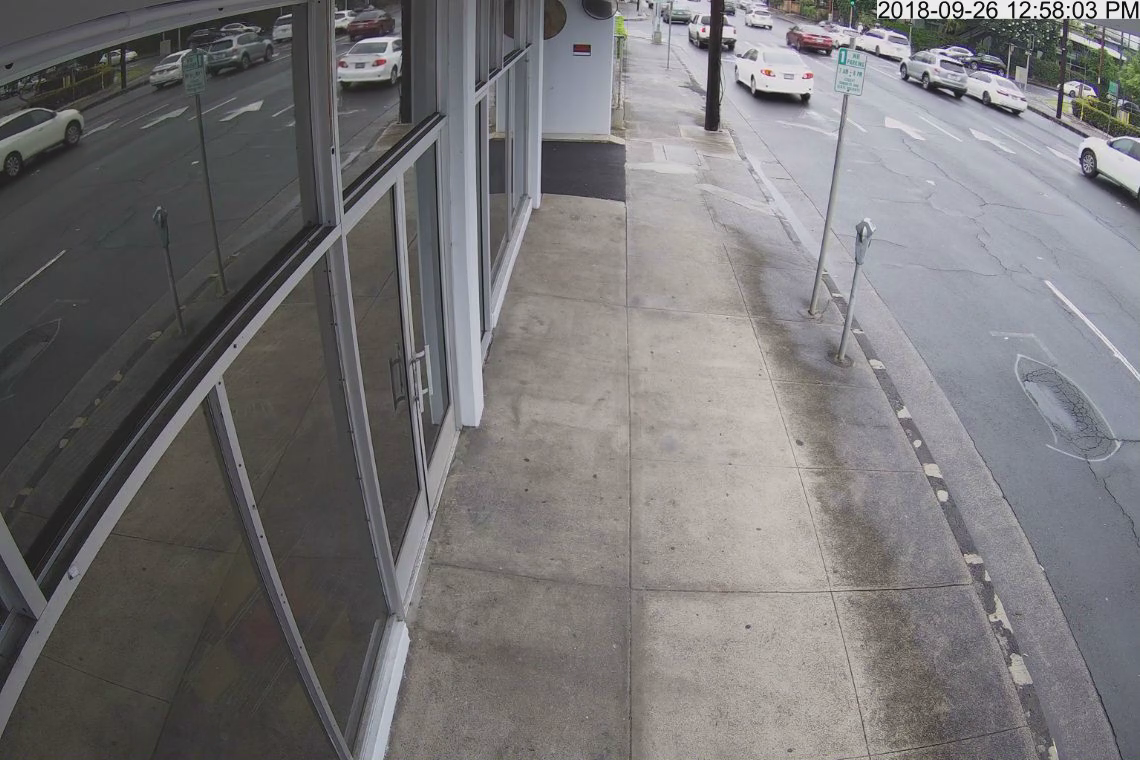
#> input picture frame 17 of image_detector/image_search/real.mp4, 1140 x 760 px, given in place of fedex.mp4, which was not available
$ python fedex-video.py   (older library calls are emulated)
#> lines starting #> are read from the running program, lines starting #| are printed output that depends on the picture; after the words box and inside, x2 and y2 are one past the last pixel; in counts of white or black regions, pixels touching at a corner belong together; pictures that were not available may be replaced by others from this repository, and a replacement may not be noted
import numpy as np
import cv2 as cv2

cap = cv2.VideoCapture('fedex.mp4')

boundaries = [
    #([112,131,13], [145,255,255]) # Purple
    ([110,0,13], [145,70,115]) # Purple
    #([0,170,20], [13,255,255])     # Red
    ]

while(cap.isOpened()):
    ret, image = cap.read()
#> image is the input picture: shape (760, 1140, 3); mean B, G, R 117.9, 116.6, 118.6

    for (lower, upper) in boundaries:

        lower = np.array(lower, np.uint8)
        upper = np.array(upper, np.uint8)

        blurred = cv2.GaussianBlur(image, (5,5), 0)
        kernel = np.ones((5,5), np.uint8)
        erosion = cv2.erode(blurred, kernel, iterations = 1)
        dilation = cv2.dilate(erosion, kernel, iterations = 1)
        image_hsv = cv2.cvtColor(dilation, cv2.COLOR_BGR2HSV)
        mask = cv2.inRange(image_hsv, lower, upper)

        M = cv2.moments(mask)
        if M['m00'] != 0:
            cX = int(M['m10'] / M['m00'])
            cY = int(M['m01'] / M['m00'])
        else:
            cX, cY = 0, 0

        im2, contours, hierarchy = cv2.findContours(mask, cv2.RETR_TREE, cv2.CHAIN_APPROX_SIMPLE)
        # Outline text
        #cv2.drawContours(image, contours, -1, (0,255,0), 2)

        contour_sizes = [(cv2.contourArea(contour), contour) for contour in contours]
        if len(contour_sizes) > 0:
            largest_contour = max(contour_sizes, key=lambda x: x[0])[1]
            x,y,w,h = cv2.boundingRect(largest_contour)
            detected_image = cv2.rectangle(image.copy(), (x, y), (x + w, y + h), (0,255,0),2)
            #cv2.putText(detected_image, 'center', (cX - 25, cY - 25), cv2.FONT_HERSHEY_SIMPLEX, 0.5, (100 ,255,100), 2)

            #output = cv2.bitwise_and(image, image, mask = mask)
            cv2.imshow("images", detected_image)
        else:
            cv2.imshow('images', image)

        key = cv2.waitKey(1)
        if key == ord('q'):
            cap.release()
            cv2.destroyAllWindows()
            break
#> this loop made 1 pass; (key q is pressed on pass 1)
#> (cX, cY, x, y, w, h) on pass 1: (366, 285, 0, 157, 209, 293)
#> pass 1, `erosion = cv2.erode(blurred, kernel, iterations = 1)`:
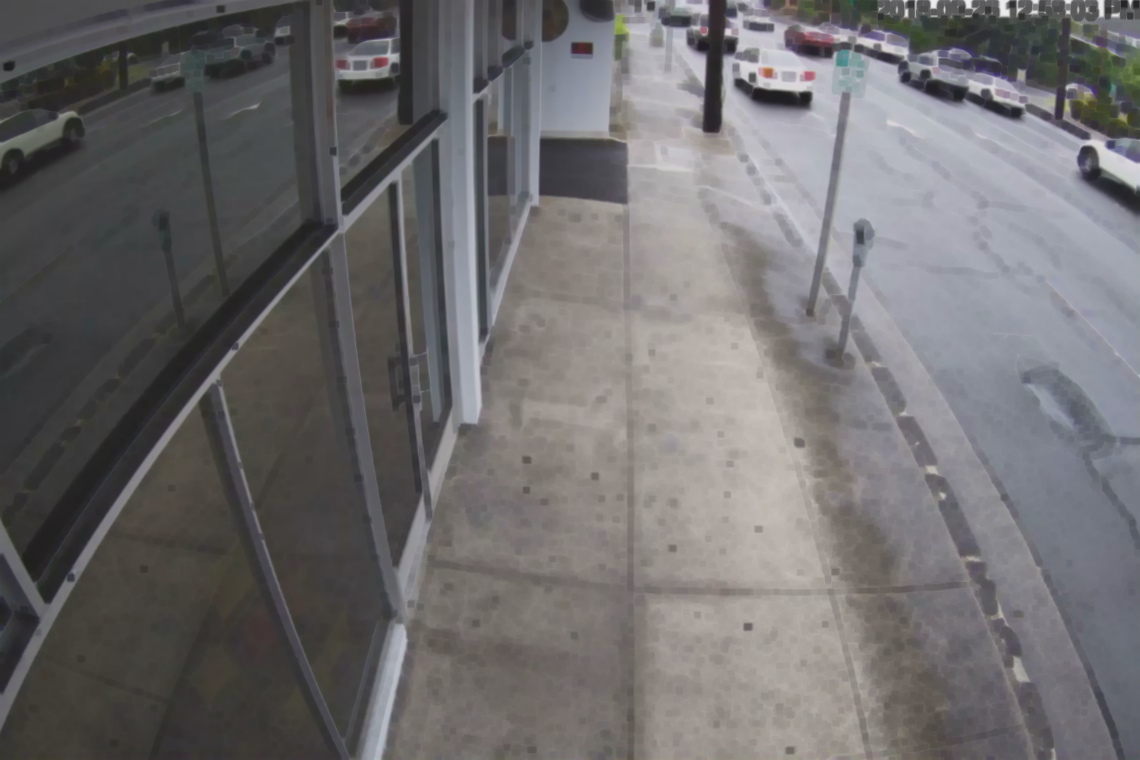
#> erosion: shape (760, 1140, 3); mean B, G, R 109.9, 108.7, 110.7
#> after the loop:
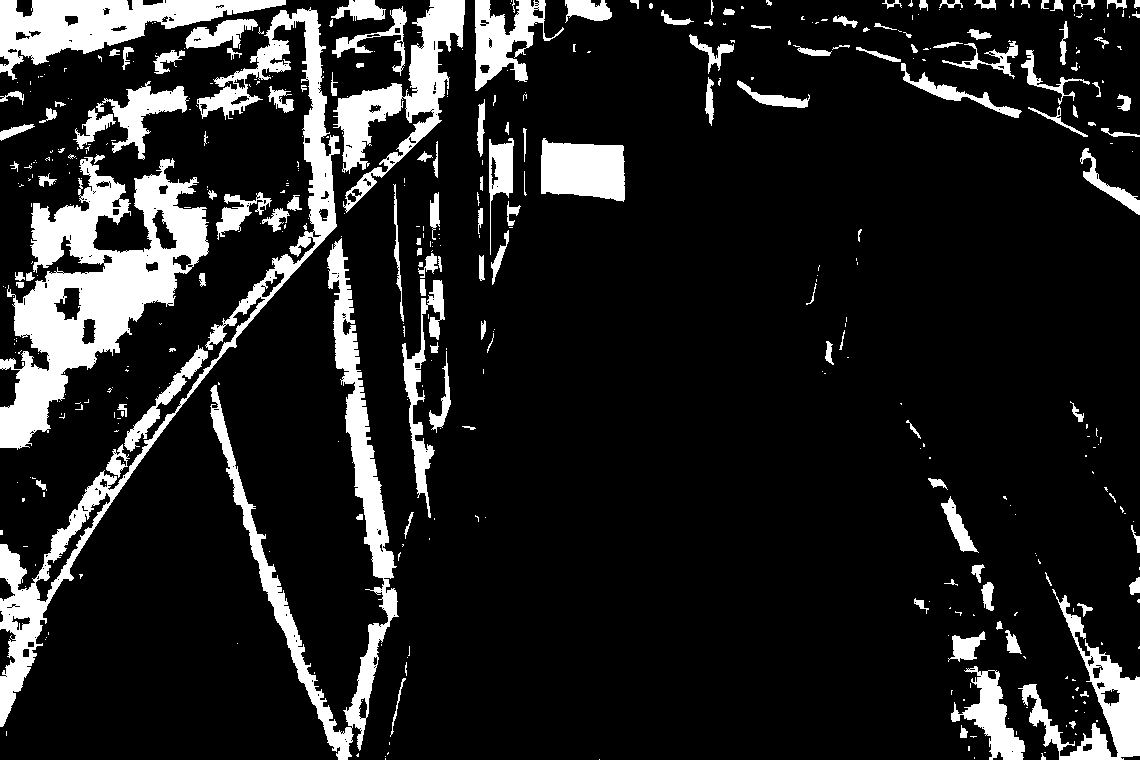
#> mask: shape (760, 1140); 13.6% white; 441 white regions (295 under 20 px), largest, box (x1, y1, x2, y2) and area: (0, 157, 209, 450) 23804, (0, 7, 340, 727) 16559, (210, 238, 399, 760) 13235

$ run again, starting later in the video
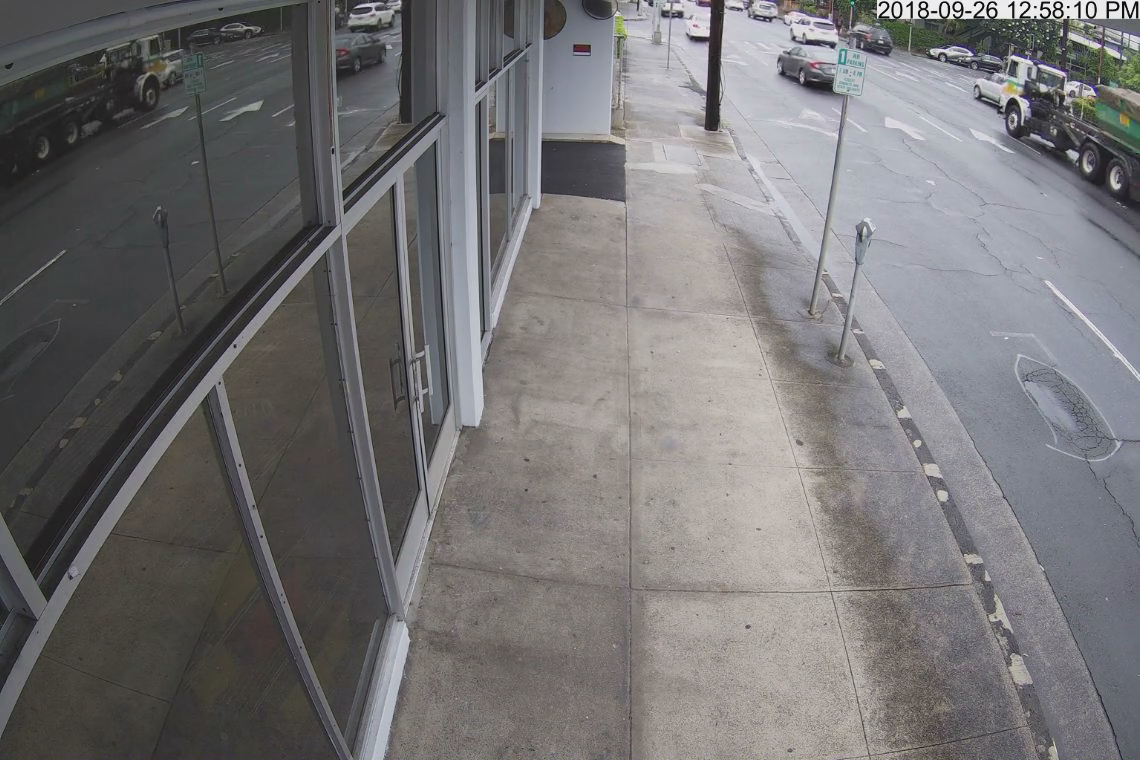
#> input picture frame 79 of image_detector/image_search/real.mp4, 1140 x 760 px, given in place of fedex.mp4, which was not available
#> image is the input picture: shape (760, 1140, 3); mean B, G, R 116, 114.8, 116.6
#> the loop `for (lower, upper) in boundaries: ` made 1 pass; (key q is pressed on pass 1)
#> (cX, cY, x, y, w, h) on pass 1: (425, 294, 0, 0, 465, 730)
#> pass 1, `erosion = cv2.erode(blurred, kernel, iterations = 1)`:
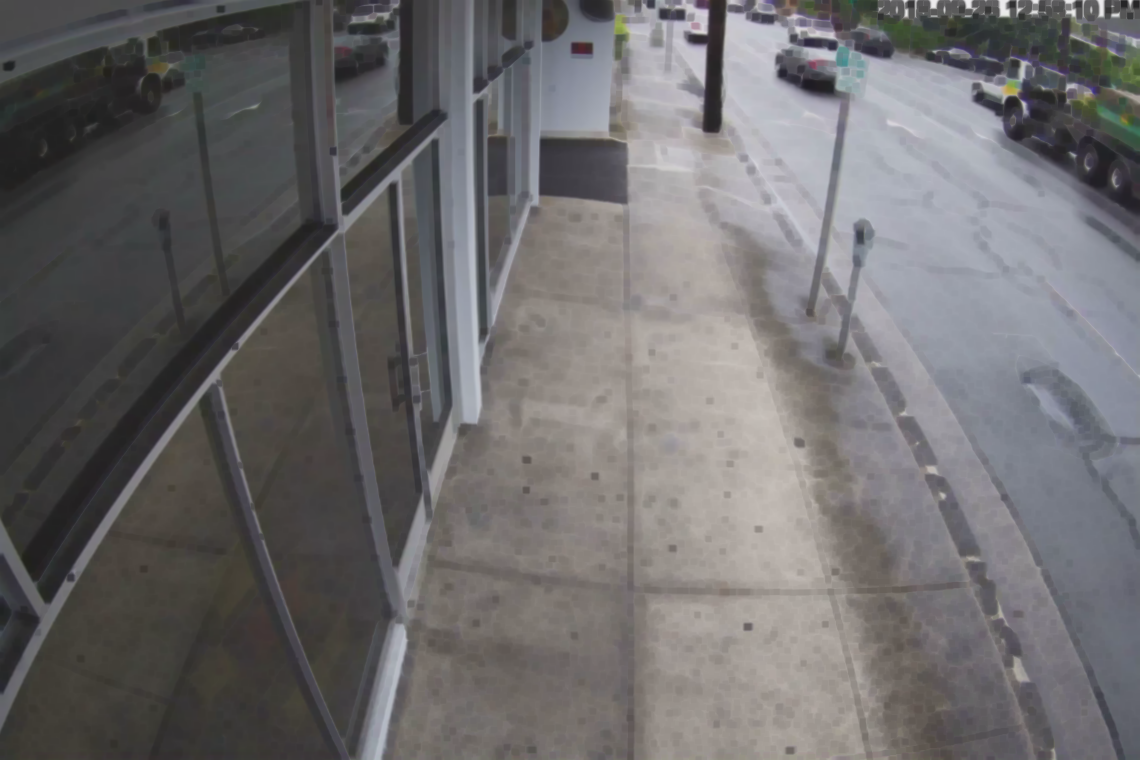
#> erosion: shape (760, 1140, 3); mean B, G, R 108.3, 107.3, 109
#> after the loop `for (lower, upper) in boundaries:`:
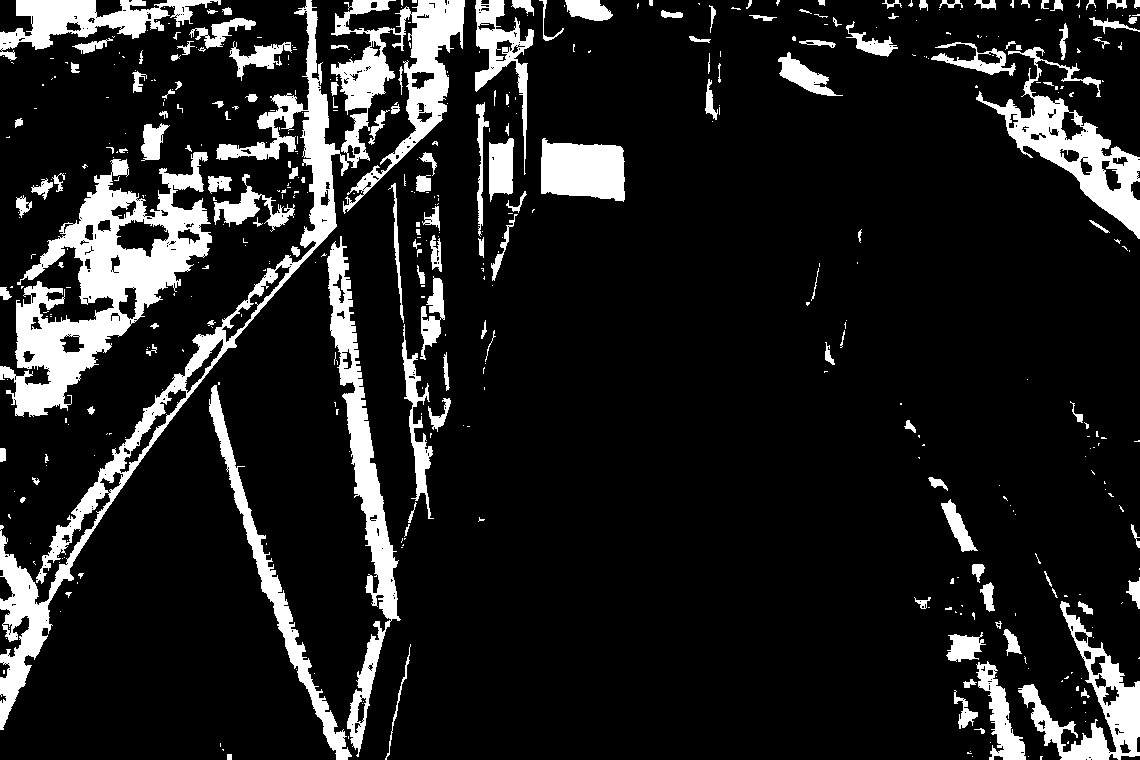
#> mask: shape (760, 1140); 13% white; 463 white regions (316 under 20 px), largest, box (x1, y1, x2, y2) and area: (0, 0, 465, 730) 27251, (0, 152, 212, 417) 19610, (327, 236, 401, 757) 9026

$ run again, starting later in the video
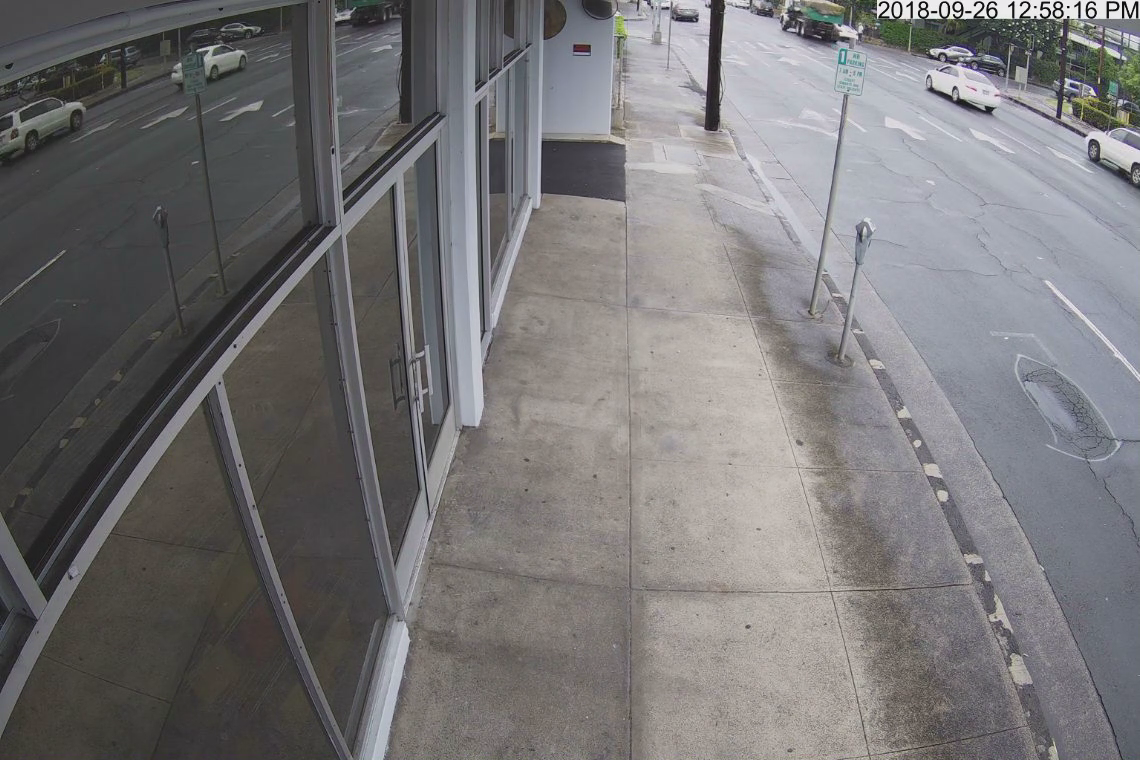
#> input picture frame 140 of image_detector/image_search/real.mp4, 1140 x 760 px, given in place of fedex.mp4, which was not available
#> image is the input picture: shape (760, 1140, 3); mean B, G, R 117.7, 116.6, 118.2
#> the loop `for (lower, upper) in boundaries: ` made 1 pass; (key q is pressed on pass 1)
#> (cX, cY, x, y, w, h) on pass 1: (385, 300, 0, 0, 408, 719)
#> pass 1, `erosion = cv2.erode(blurred, kernel, iterations = 1)`:
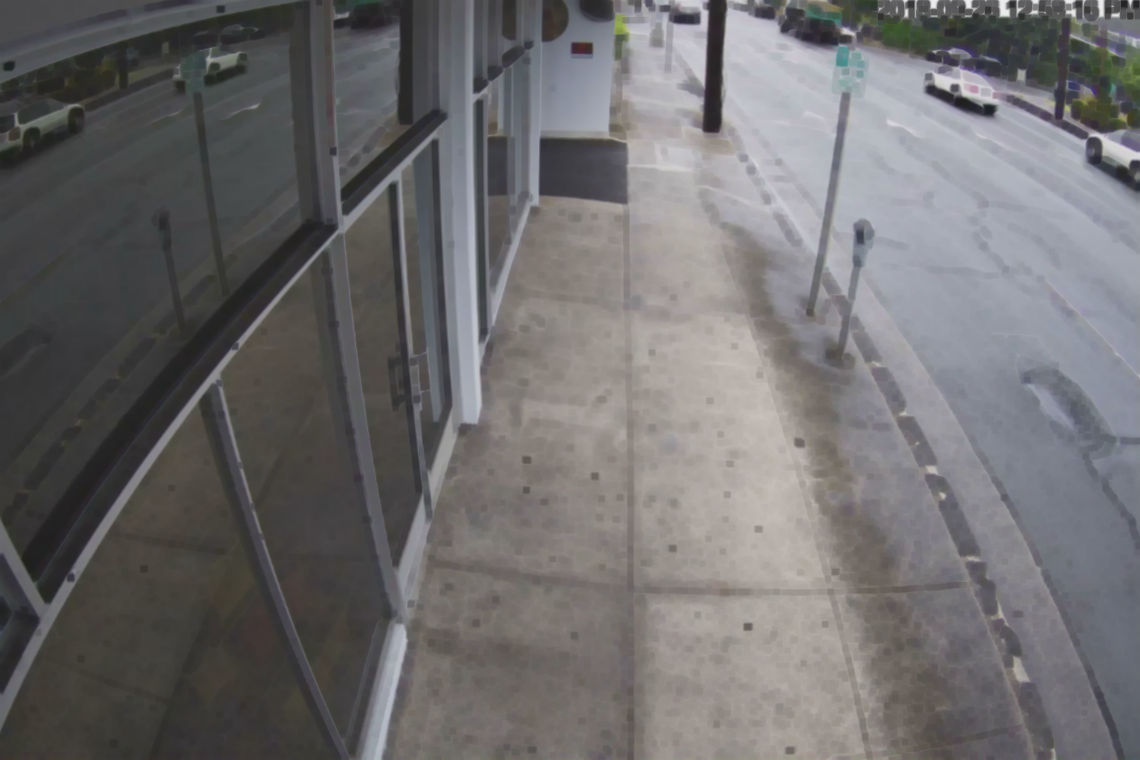
#> erosion: shape (760, 1140, 3); mean B, G, R 110.1, 109.1, 110.7
#> after the loop `for (lower, upper) in boundaries:`:
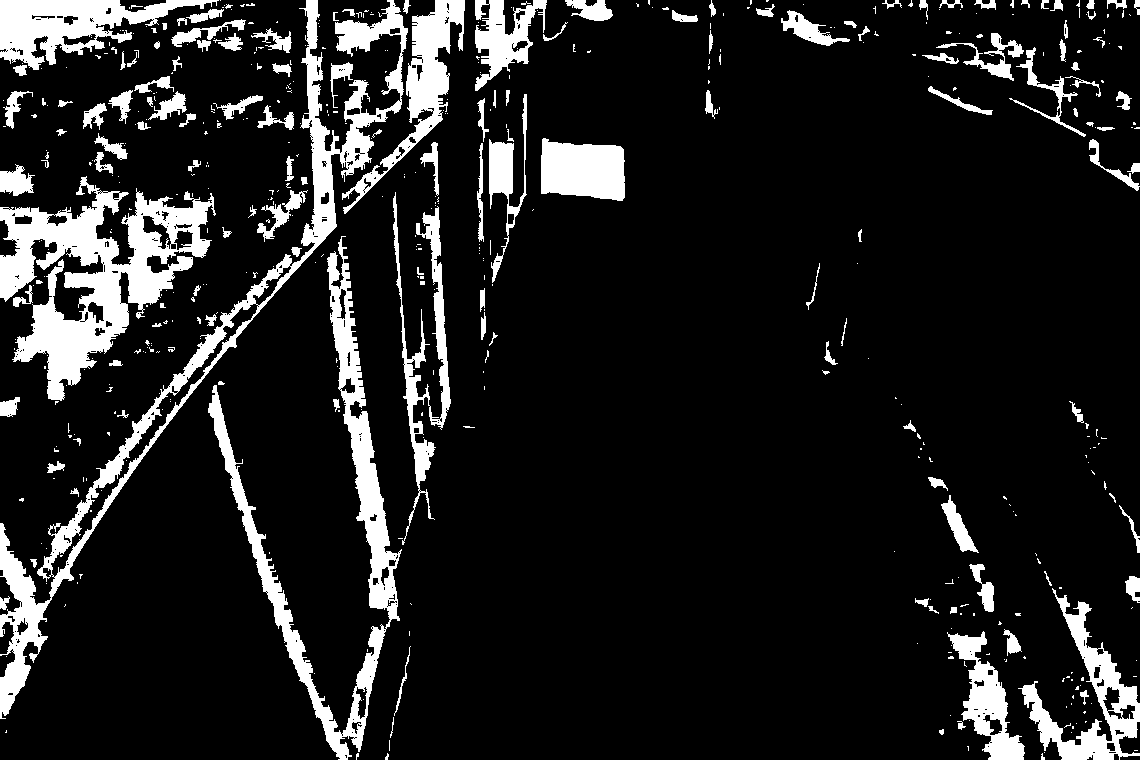
#> mask: shape (760, 1140); 12.3% white; 510 white regions (366 under 20 px), largest, box (x1, y1, x2, y2) and area: (0, 176, 216, 401) 18651, (0, 0, 408, 719) 18283, (208, 236, 402, 760) 13565
